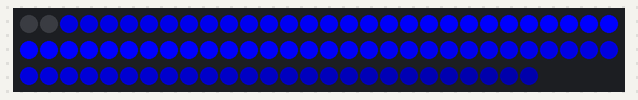
The sketch below on a simulated Arduino Uno, built with avr-gcc and run on an emulated ATmega328P. Shown: 86 RGB LEDs in strip order, left to right, continuing on the next row.

Above: at 0.17 s.
At 39.76 s:
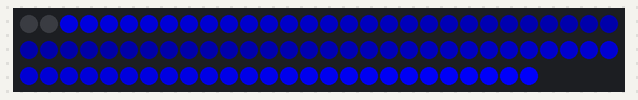

The sketch:

Tron_Lighting.ino
```cpp
#include <FastLED.h>

#define LED_PIN        7     // Data pin for LED strip
#define START_LED      2//113
#define NUM_LEDS       86//61    // Number of LEDs
#define WAVE_SPEED     3     // Speed of the moving wave
#define SPEED          20    // Overall wave update speed (lower = faster)
#define BRIGHTNESS_MASTER 255

#define LIT_WAVE_SIZE  20
#define DULL_WAVE_SIZE 100
#define LIT_BRIGHTNESS 255
#define DULL_BRIGHTNESS 40
#define COLOR          CRGB(0, 0, 255)  // Base wave color

#define PULSE_LENGTH   10       // Length of the pulse in pixels
#define PULSE_COLOR    CRGB::White //CRGB(255, 8, 0)
#define PULSE_INTERVAL 5000    // Time between new pulses (ms)
#define PULSE_DURATION 1000    // Time for a pulse to travel full strip (ms)
#define PULSE_SOLID_PERCENT 0.2

CRGB leds[NUM_LEDS];

unsigned long lastPulseStart = 0;
bool pulseActive = false;
const float edgePercent = (1.0 - PULSE_SOLID_PERCENT) / 2.0;  // 30% on each edge if solid is 40%
bool pulseDirectionForward = false;

void setup() {
    FastLED.addLeds<WS2812B, LED_PIN, GRB>(leds, NUM_LEDS);
    FastLED.clear();
    FastLED.show();
    FastLED.setBrightness(BRIGHTNESS_MASTER);
}

void drawWaveEffect(uint16_t waveOffset) {
    for (int i = START_LED; i < NUM_LEDS; i++) {
        uint8_t wave = sin8((i * 255 / (LIT_WAVE_SIZE + DULL_WAVE_SIZE)) + waveOffset);
        uint8_t brightness = map(wave, 0, 255, DULL_BRIGHTNESS, LIT_BRIGHTNESS);
        leds[i] = COLOR;
        leds[i].nscale8(brightness);
    }
}

void drawPulseEffect() {
    float elapsed = millis() - lastPulseStart;
    if (elapsed >= PULSE_DURATION) {
        pulseActive = false;
        return;
    }

    float progress = elapsed / (float)PULSE_DURATION;
    float pathStart = START_LED - PULSE_LENGTH / 2.0;
    float pathEnd = NUM_LEDS - 1 + PULSE_LENGTH / 2.0;
    float pulseCenterF = pulseDirectionForward
        ? pathStart + progress * (pathEnd - pathStart)
        : pathEnd - progress * (pathEnd - pathStart);
    int pulseCenter = round(pulseCenterF);

    for (int i = -PULSE_LENGTH / 2; i <= PULSE_LENGTH / 2; i++) {
        int ledIndex = pulseCenter + i;
        if (ledIndex >= START_LED && ledIndex < NUM_LEDS) {
            CRGB baseColor = leds[ledIndex];
            int relativeIndex = i + PULSE_LENGTH / 2;
            float pct = relativeIndex / float(PULSE_LENGTH);
            uint8_t blendAmount;

            if (pct < edgePercent) {
                float fadePct = pct / edgePercent;
                blendAmount = fadePct * 255;
            } else if (pct < (1.0 - edgePercent)) {
                blendAmount = 255;
            } else {
                float fadePct = (pct - (1.0 - edgePercent)) / edgePercent;
                blendAmount = (1.0 - fadePct) * 255;
            }

            leds[ledIndex] = blend(baseColor, PULSE_COLOR, blendAmount);
        }
    }
}

void loop() {
    static uint16_t waveOffset = 0;
    unsigned long now = millis();

    if (!pulseActive && (now - lastPulseStart >= PULSE_INTERVAL)) {
        lastPulseStart = now;
        pulseActive = true;
    }

    drawWaveEffect(waveOffset);

    if (pulseActive) {
        drawPulseEffect();
    }

    waveOffset += WAVE_SPEED;
    FastLED.show();
    FastLED.delay(SPEED);
}
```
